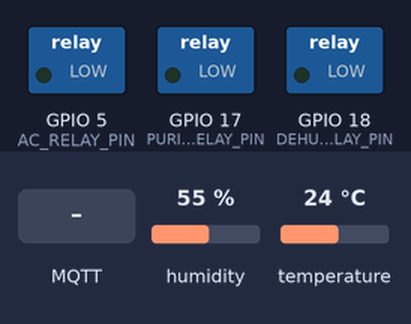
Bench run of a sketch on a simulated ESP32. Parts: switched loads named in the sketch (green lamp = pin HIGH). The test bench sets the inputs (shaded band); at power-on: humidity 55 %, temperature 24 °C. WiFi joins after 1.5 s; servers stay silent unless stated; random numbers use the default seed unless the sketch sets one; no MQTT or app messages arrive unless stated; what the sketch prints to the serial monitor is not drawn.

Above: at 2.7 s.
2.8 s: MQTT message "ON" arrives on the first subscribed topic
At 3.6 s:
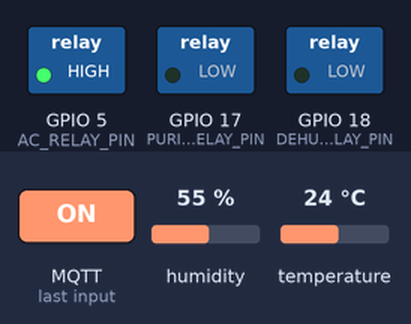
4.3 s: MQTT message "ON" arrives on the second subscribed topic
At 4.8 s:
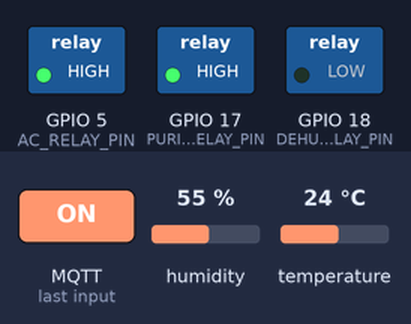
5.8 s: MQTT message "1" arrives on the first subscribed topic
At 7.0 s:
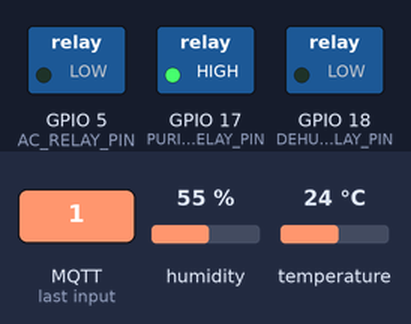
7.3 s: MQTT message "ON" arrives on the third subscribed topic
At 8.2 s:
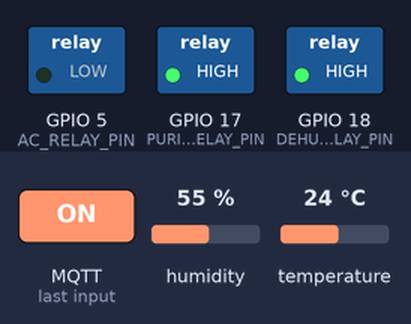
8.8 s: MQTT message "1" arrives on the second subscribed topic
At 9.4 s:
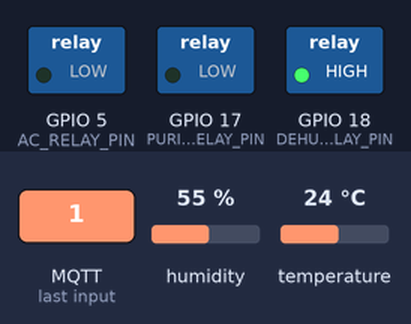
10.3 s: MQTT message "ON" arrives on the first subscribed topic
At 11.7 s:
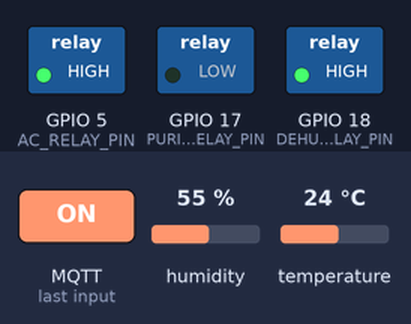
Timing chart, 0 to 12.8 s (numbered marks = the images above; inputs shaded):
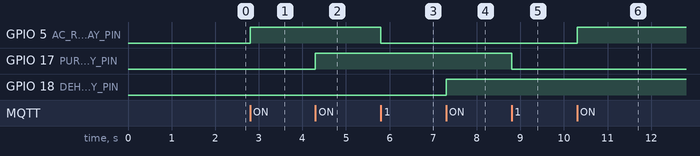

The sketch:

EdgeAiSmartIotSystem.ino
```cpp
#include <WiFi.h>
#include <PubSubClient.h>
#include <DHT.h>

// WiFi and MQTT settings
const char* ssid = "JARVIS";
const char* password = "jarvis$100";
const char* mqtt_server = "192.168.43.4";
const int mqtt_port = 1883;

// DHT11 settings
#define DHTPIN 4
#define DHTTYPE DHT11
DHT dht(DHTPIN, DHTTYPE);

// MQ135 settings
#define MQ135PIN 34

// MQTT topics
const char* tempTopic = "home/sensors/temperature";
const char* humidTopic = "home/sensors/humidity";
const char* airQualityTopic = "home/sensors/air_quality";

// Device control topics for subscription
const char* acControlTopic = "home/devices/ac";
const char* purifierControlTopic = "home/devices/purifier";
const char* dehumidifierControlTopic = "home/devices/dehumidifier";

// Relay pins for controlling devices
#define AC_RELAY_PIN 5   // 16
#define PURIFIER_RELAY_PIN 17
#define DEHUMIDIFIER_RELAY_PIN 18

WiFiClient espClient;
PubSubClient client(espClient);
unsigned long lastSensorReadTime = 0;
const long sensorReadInterval = 10000; // Read sensors every 10 seconds

void setup_wifi() {
  delay(10);
  Serial.println();
  Serial.print("Connecting to ");
  Serial.println(ssid);

  WiFi.begin(ssid, password);

  while (WiFi.status() != WL_CONNECTED) {
    delay(500);
    Serial.print(".");
  }

  Serial.println("");
  Serial.println("WiFi connected");
  Serial.println("IP address: ");
  Serial.println(WiFi.localIP());
}

void callback(char* topic, byte* payload, unsigned int length) {
  payload[length] = '\0';
  String message = String((char*)payload);

  Serial.print("Message arrived [");
  Serial.print(topic);
  Serial.print("] ");
  Serial.println(message);

  // Control devices based on commands
  if (String(topic) == acControlTopic) {
    digitalWrite(AC_RELAY_PIN, message == "ON" ? HIGH : LOW);
  } else if (String(topic) == purifierControlTopic) {
    digitalWrite(PURIFIER_RELAY_PIN, message == "ON" ? HIGH : LOW);
  } else if (String(topic) == dehumidifierControlTopic) {
    digitalWrite(DEHUMIDIFIER_RELAY_PIN, message == "ON" ? HIGH : LOW);
  }
}

void reconnect() {
  while (!client.connected()) {
    Serial.print("Attempting MQTT connection...");
    String clientId = "ESP32Client-";
    clientId += String(random(0xffff), HEX);

    if (client.connect(clientId.c_str())) {
      Serial.println("connected");

      // Subscribe to device control topics
      client.subscribe(acControlTopic);
      client.subscribe(purifierControlTopic);
      client.subscribe(dehumidifierControlTopic);
    } else {
      Serial.print("failed, rc=");
      Serial.print(client.state());
      Serial.println(" try again in 5 seconds");
      delay(5000);
    }
  }
}

void setup() {
  Serial.begin(115200);

  // Initialize DHT sensor
  dht.begin();

  // Initialize relay pins
  pinMode(AC_RELAY_PIN, OUTPUT);
  pinMode(PURIFIER_RELAY_PIN, OUTPUT);
  pinMode(DEHUMIDIFIER_RELAY_PIN, OUTPUT);

  // Set relays to OFF initially
  digitalWrite(AC_RELAY_PIN, LOW);
  digitalWrite(PURIFIER_RELAY_PIN, LOW);
  digitalWrite(DEHUMIDIFIER_RELAY_PIN, LOW);

  setup_wifi();
  client.setServer(mqtt_server, mqtt_port);
  client.setCallback(callback);
}

void readAndPublish() {
  // Read temperature and humidity
  float temperature = dht.readTemperature();
  float humidity = dht.readHumidity();

  // Read air quality from MQ135
  int airQualityRaw = analogRead(MQ135PIN);
  // Convert raw value to PPM (approximate)
  // This is a simple conversion - may need calibration for accurate results
  float airQualityPPM = map(airQualityRaw, 0, 4095, 0, 1000);

  // Check if readings are valid
  if (isnan(temperature) || isnan(humidity)) {
    Serial.println("Failed to read from DHT sensor!");
    return;
  }

  // Print values to serial
  Serial.print("Temperature: ");
  Serial.print(temperature);
  Serial.print(" °C, Humidity: ");
  Serial.print(humidity);
  Serial.print(" %, Air Quality: ");
  Serial.print(airQualityPPM);
  Serial.println(" PPM");

  // Publish to MQTT topics
  client.publish(tempTopic, String(temperature).c_str());
  client.publish(humidTopic, String(humidity).c_str());
  client.publish(airQualityTopic, String(airQualityPPM).c_str());
}

void loop() {
  if (!client.connected()) {
    reconnect();
  }
  client.loop();

  // Read sensors at regular intervals
  unsigned long currentMillis = millis();
  if (currentMillis - lastSensorReadTime >= sensorReadInterval) {
    lastSensorReadTime = currentMillis;
    readAndPublish();
  }
}
```

Measured:
- after the input at 2.8 s, GPIO 5 (AC_RELAY_PIN): LOW → HIGH at once
- after the input at 4.3 s, GPIO 17 (PURIFIER_RELAY_PIN): LOW → HIGH at once
- after the input at 5.8 s, GPIO 5 (AC_RELAY_PIN): HIGH → LOW at once
- after the input at 7.3 s, GPIO 18 (DEHUMIDIFIER_RELAY_PIN): LOW → HIGH at once
- after the input at 8.8 s, GPIO 17 (PURIFIER_RELAY_PIN): HIGH → LOW at once
- after the input at 10.3 s, GPIO 5 (AC_RELAY_PIN): LOW → HIGH at once
